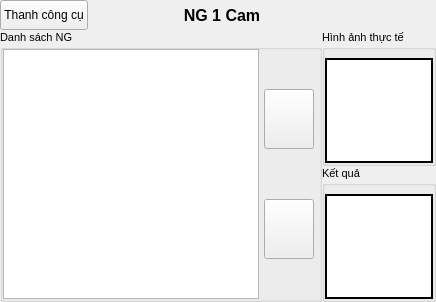
        <widget class="QWidget" name="window_5">
         <layout class="QGridLayout" name="gridLayout_42">
          <property name="leftMargin">
           <number>0</number>
          </property>
          <property name="topMargin">
           <number>0</number>
          </property>
          <property name="rightMargin">
           <number>0</number>
          </property>
          <property name="bottomMargin">
           <number>0</number>
          </property>
          <property name="spacing">
           <number>0</number>
          </property>
          <item row="0" column="0">
           <layout class="QFormLayout" name="formLayout_9">
            <property name="horizontalSpacing">
             <number>0</number>
            </property>
            <property name="verticalSpacing">
             <number>0</number>
            </property>
            <property name="rightMargin">
             <number>80</number>
            </property>
            <item row="0" column="0">
             <widget class="QPushButton" name="but_tool_ng1cam">
              <property name="minimumSize">
               <size>
                <width>0</width>
                <height>30</height>
               </size>
              </property>
              <property name="text">
               <string>Thanh công cụ</string>
              </property>
              <property name="icon">
               <iconset resource="icons.qrc">
                <normaloff>:/icon/icons/Navigation-Menu-1--Streamline-Ultimate.png</normaloff>:/icon/icons/Navigation-Menu-1--Streamline-Ultimate.png</iconset>
              </property>
              <property name="checkable">
               <bool>false</bool>
              </property>
             </widget>
            </item>
            <item row="0" column="1">
             <widget class="QLabel" name="label_28">
              <property name="sizePolicy">
               <sizepolicy hsizetype="Minimum" vsizetype="Minimum">
                <horstretch>0</horstretch>
                <verstretch>0</verstretch>
               </sizepolicy>
              </property>
              <property name="font">
               <font>
                <pointsize>12</pointsize>
                <weight>75</weight>
                <bold>true</bold>
               </font>
              </property>
              <property name="text">
               <string>NG 1 Cam</string>
              </property>
              <property name="alignment">
               <set>Qt::AlignCenter</set>
              </property>
             </widget>
            </item>
           </layout>
          </item>
          <item row="1" column="0">
           <widget class="QWidget" name="widget_7" native="true">
            <layout class="QGridLayout" name="gridLayout_41">
             <property name="leftMargin">
              <number>0</number>
             </property>
             <property name="topMargin">
              <number>0</number>
             </property>
             <property name="rightMargin">
              <number>0</number>
             </property>
             <property name="bottomMargin">
              <number>0</number>
             </property>
             <property name="spacing">
              <number>0</number>
             </property>
             <item row="0" column="0">
              <widget class="QGroupBox" name="groupBox_14">
               <property name="font">
                <font>
                 <pointsize>8</pointsize>
                </font>
               </property>
               <property name="title">
                <string>Danh sách NG</string>
               </property>
               <layout class="QGridLayout" name="gridLayout_37">
                <property name="leftMargin">
                 <number>0</number>
                </property>
                <property name="topMargin">
                 <number>0</number>
                </property>
                <property name="rightMargin">
                 <number>0</number>
                </property>
                <property name="bottomMargin">
                 <number>0</number>
                </property>
                <property name="spacing">
                 <number>0</number>
                </property>
                <item row="0" column="0">
                 <widget class="QListWidget" name="list_ng1cam">
                  <property name="sizePolicy">
                   <sizepolicy hsizetype="Expanding" vsizetype="Expanding">
                    <horstretch>0</horstretch>
                    <verstretch>0</verstretch>
                   </sizepolicy>
                  </property>
                 </widget>
                </item>
                <item row="0" column="1">
                 <layout class="QVBoxLayout" name="verticalLayout_12">
                  <property name="spacing">
                   <number>50</number>
                  </property>
                  <property name="leftMargin">
                   <number>5</number>
                  </property>
                  <property name="rightMargin">
                   <number>5</number>
                  </property>
                  <item>
                   <spacer name="verticalSpacer_11">
                    <property name="orientation">
                     <enum>Qt::Vertical</enum>
                    </property>
                    <property name="sizeHint" stdset="0">
                     <size>
                      <width>20</width>
                      <height>40</height>
                     </size>
                    </property>
                   </spacer>
                  </item>
                  <item>
                   <widget class="QPushButton" name="but_up_ng1cam">
                    <property name="minimumSize">
                     <size>
                      <width>50</width>
                      <height>60</height>
                     </size>
                    </property>
                    <property name="text">
                     <string/>
                    </property>
                    <property name="icon">
                     <iconset resource="icons.qrc">
                      <normaloff>:/icon/icons/Navigation-Arrows-Up-1--Streamline-Ultimate.png</normaloff>:/icon/icons/Navigation-Arrows-Up-1--Streamline-Ultimate.png</iconset>
                    </property>
                   </widget>
                  </item>
                  <item>
                   <widget class="QPushButton" name="but_down_ng1cam">
                    <property name="minimumSize">
                     <size>
                      <width>50</width>
                      <height>60</height>
                     </size>
                    </property>
                    <property name="text">
                     <string/>
                    </property>
                    <property name="icon">
                     <iconset resource="icons.qrc">
                      <normaloff>:/icon/icons/Navigation-Arrows-Down-1--Streamline-Ultimate.png</normaloff>:/icon/icons/Navigation-Arrows-Down-1--Streamline-Ultimate.png</iconset>
                    </property>
                   </widget>
                  </item>
                  <item>
                   <spacer name="verticalSpacer_12">
                    <property name="orientation">
                     <enum>Qt::Vertical</enum>
                    </property>
                    <property name="sizeHint" stdset="0">
                     <size>
                      <width>20</width>
                      <height>40</height>
                     </size>
                    </property>
                   </spacer>
                  </item>
                 </layout>
                </item>
               </layout>
              </widget>
             </item>
             <item row="0" column="1">
              <layout class="QVBoxLayout" name="verticalLayout_13">
               <item>
                <widget class="QGroupBox" name="groupBox_15">
                 <property name="sizePolicy">
                  <sizepolicy hsizetype="Expanding" vsizetype="Expanding">
                   <horstretch>0</horstretch>
                   <verstretch>0</verstretch>
                  </sizepolicy>
                 </property>
                 <property name="font">
                  <font>
                   <pointsize>8</pointsize>
                  </font>
                 </property>
                 <property name="title">
                  <string>Hình ảnh thực tế </string>
                 </property>
                 <layout class="QGridLayout" name="gridLayout_38">
                  <property name="leftMargin">
                   <number>0</number>
                  </property>
                  <property name="rightMargin">
                   <number>0</number>
                  </property>
                  <property name="bottomMargin">
                   <number>0</number>
                  </property>
                  <property name="spacing">
                   <number>0</number>
                  </property>
                  <item row="0" column="0">
                   <widget class="QLabel" name="show_pic_real_ng1cam">
                    <property name="styleSheet">
                     <string notr="true">background-color: rgb(255, 255, 255);
border: 2px solid black;</string>
                    </property>
                    <property name="text">
                     <string/>
                    </property>
                   </widget>
                  </item>
                 </layout>
                </widget>
               </item>
               <item>
                <widget class="QGroupBox" name="groupBox_16">
                 <property name="sizePolicy">
                  <sizepolicy hsizetype="Expanding" vsizetype="Expanding">
                   <horstretch>0</horstretch>
                   <verstretch>0</verstretch>
                  </sizepolicy>
                 </property>
                 <property name="font">
                  <font>
                   <pointsize>8</pointsize>
                  </font>
                 </property>
                 <property name="title">
                  <string>Kết quả </string>
                 </property>
                 <layout class="QGridLayout" name="gridLayout_40">
                  <property name="leftMargin">
                   <number>0</number>
                  </property>
                  <property name="rightMargin">
                   <number>0</number>
                  </property>
                  <property name="bottomMargin">
                   <number>0</number>
                  </property>
                  <property name="spacing">
                   <number>0</number>
                  </property>
                  <item row="0" column="0">
                   <widget class="QLabel" name="show_pic_result_ng1cam">
                    <property name="styleSheet">
                     <string notr="true">background-color: rgb(255, 255, 255);
border: 2px solid black;</string>
                    </property>
                    <property name="text">
                     <string/>
                    </property>
                   </widget>
                  </item>
                 </layout>
                </widget>
               </item>
              </layout>
             </item>
            </layout>
           </widget>
          </item>
         </layout>
        </widget>
